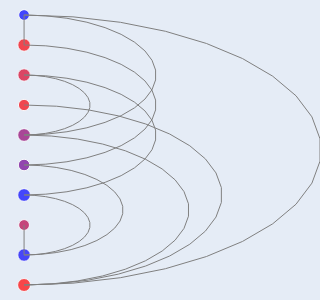

The cell this chart's notebook holds for it:
### Code cell
random.seed(2)
g2 = create_random_sample_graph(10,11)
SemiCircleViewer(g2).draw()

### Figure 1 — Plotly figure (JSON) as saved in the notebook; plotly's stock layout.template omitted (floating-point values rounded to 4 significant figures)
{"data": [{"customdata": [["0", [490, 700, 280], 1760, 2130], ["1", [930, 850, 940], 6900, 8480], ["2", [670, 300, 260], 6720, 7130], ["3", [970, 550, 330], 2690, 8410], ["4", [570, 240, 580], 8110, 4770], ["5", [570, 960, 600], 3150, 3980], ["6", [630, 900, 930], 8090, 2140], ["7", [340, 650, 80], 1870, 5970], ["8", [240, 420, 100], 7310, 2190], ["9", [990, 490, 250], 9340, 8920]], "hovertemplate": "Name: %{customdata[0]}<br>Activations: %{customdata[1]}<br>Parameters: %{customdata[2]}<br>FLOPS: %{customdata[3]}", "marker": {"color": [3.328, 3.928, 3.853, 3.925, 3.679, 3.6, 3.33, 3.776, 3.34, 3.95], "colorscale": [[0, "rgb(0,0,255)"], [1, "rgb(255,0,0)"]], "size": [10.74, 12.52, 12.48, 11.29, 12.73, 11.49, 12.72, 10.82, 12.59, 12.91]}, "mode": "markers", "showlegend": false, "type": "scatter", "x": [0, 0, 0, 0, 0, 0, 0, 0, 0, 0], "y": [0, 1, 2, 3, 4, 5, 6, 7, 8, 9]}, {"hoverinfo": "skip", "hovertemplate": "Connection 0<br>Nodes: 0-1<br><extra></extra>", "line": {"color": "gray", "width": 1}, "mode": "lines", "showlegend": false, "type": "scatter", "x": [0, 0, 0], "y": [0, 0.5, 1]}, {"hoverinfo": "skip", "hovertemplate": "Connection 1<br>Nodes: 0-4<br><extra></extra>", "line": {"color": "gray", "width": 1}, "mode": "lines", "showlegend": false, "type": "scatter", "x": [1.225e-16, 0.3292, 0.6494, 0.9519, 1.228, 1.471, 1.674, 1.832, 1.939, 1.993, 1.993, 1.939, 1.832, 1.674, 1.471, 1.228, 0.9519, 0.6494, 0.3292, 1.225e-16], "y": [4, 3.973, 3.892, 3.759, 3.578, 3.355, 3.094, 2.803, 2.491, 2.165, 1.835, 1.509, 1.197, 0.9061, 0.6454, 0.4217, 0.2411, 0.1084, 0.02728, 0]}, {"hoverinfo": "skip", "hovertemplate": "Connection 2<br>Nodes: 0-9<br><extra></extra>", "line": {"color": "gray", "width": 1}, "mode": "lines", "showlegend": false, "type": "scatter", "x": [2.755e-16, 0.7407, 1.461, 2.142, 2.764, 3.311, 3.767, 4.121, 4.362, 4.485, 4.485, 4.362, 4.121, 3.767, 3.311, 2.764, 2.142, 1.461, 0.7407, 2.755e-16], "y": [9, 8.939, 8.756, 8.458, 8.051, 7.548, 6.961, 6.308, 5.605, 4.872, 4.128, 3.395, 2.692, 2.039, 1.452, 0.9489, 0.5424, 0.2438, 0.06137, 0]}, {"hoverinfo": "skip", "hovertemplate": "Connection 3<br>Nodes: 1-5<br><extra></extra>", "line": {"color": "gray", "width": 1}, "mode": "lines", "showlegend": false, "type": "scatter", "x": [1.225e-16, 0.3292, 0.6494, 0.9519, 1.228, 1.471, 1.674, 1.832, 1.939, 1.993, 1.993, 1.939, 1.832, 1.674, 1.471, 1.228, 0.9519, 0.6494, 0.3292, 1.225e-16], "y": [5, 4.973, 4.892, 4.759, 4.578, 4.355, 4.094, 3.803, 3.491, 3.165, 2.835, 2.509, 2.197, 1.906, 1.645, 1.422, 1.241, 1.108, 1.027, 1]}, {"hoverinfo": "skip", "hovertemplate": "Connection 4<br>Nodes: 2-4<br><extra></extra>", "line": {"color": "gray", "width": 1}, "mode": "lines", "showlegend": false, "type": "scatter", "x": [6.123e-17, 0.1646, 0.3247, 0.4759, 0.6142, 0.7357, 0.8372, 0.9158, 0.9694, 0.9966, 0.9966, 0.9694, 0.9158, 0.8372, 0.7357, 0.6142, 0.4759, 0.3247, 0.1646, 6.123e-17], "y": [4, 3.986, 3.946, 3.879, 3.789, 3.677, 3.547, 3.402, 3.245, 3.083, 2.917, 2.755, 2.598, 2.453, 2.323, 2.211, 2.121, 2.054, 2.014, 2]}, {"hoverinfo": "skip", "hovertemplate": "Connection 5<br>Nodes: 2-6<br><extra></extra>", "line": {"color": "gray", "width": 1}, "mode": "lines", "showlegend": false, "type": "scatter", "x": [1.225e-16, 0.3292, 0.6494, 0.9519, 1.228, 1.471, 1.674, 1.832, 1.939, 1.993, 1.993, 1.939, 1.832, 1.674, 1.471, 1.228, 0.9519, 0.6494, 0.3292, 1.225e-16], "y": [6, 5.973, 5.892, 5.759, 5.578, 5.355, 5.094, 4.803, 4.491, 4.165, 3.835, 3.509, 3.197, 2.906, 2.645, 2.422, 2.241, 2.108, 2.027, 2]}, {"hoverinfo": "skip", "hovertemplate": "Connection 6<br>Nodes: 3-9<br><extra></extra>", "line": {"color": "gray", "width": 1}, "mode": "lines", "showlegend": false, "type": "scatter", "x": [1.837e-16, 0.4938, 0.9741, 1.428, 1.843, 2.207, 2.511, 2.747, 2.908, 2.99, 2.99, 2.908, 2.747, 2.511, 2.207, 1.843, 1.428, 0.9741, 0.4938, 1.837e-16], "y": [9, 8.959, 8.837, 8.638, 8.367, 8.032, 7.641, 7.205, 6.736, 6.248, 5.752, 5.264, 4.795, 4.359, 3.968, 3.633, 3.362, 3.163, 3.041, 3]}, {"hoverinfo": "skip", "hovertemplate": "Connection 7<br>Nodes: 4-9<br><extra></extra>", "line": {"color": "gray", "width": 1}, "mode": "lines", "showlegend": false, "type": "scatter", "x": [1.531e-16, 0.4115, 0.8117, 1.19, 1.536, 1.839, 2.093, 2.289, 2.424, 2.491, 2.491, 2.424, 2.289, 2.093, 1.839, 1.536, 1.19, 0.8117, 0.4115, 1.531e-16], "y": [9, 8.966, 8.865, 8.699, 8.473, 8.193, 7.867, 7.504, 7.114, 6.706, 6.294, 5.886, 5.496, 5.133, 4.807, 4.527, 4.301, 4.135, 4.034, 4]}, {"hoverinfo": "skip", "hovertemplate": "Connection 8<br>Nodes: 5-8<br><extra></extra>", "line": {"color": "gray", "width": 1}, "mode": "lines", "showlegend": false, "type": "scatter", "x": [9.185e-17, 0.2469, 0.487, 0.7139, 0.9213, 1.104, 1.256, 1.374, 1.454, 1.495, 1.495, 1.454, 1.374, 1.256, 1.104, 0.9213, 0.7139, 0.487, 0.2469, 9.185e-17], "y": [8, 7.98, 7.919, 7.819, 7.684, 7.516, 7.32, 7.103, 6.868, 6.624, 6.376, 6.132, 5.897, 5.68, 5.484, 5.316, 5.181, 5.081, 5.02, 5]}, {"hoverinfo": "skip", "hovertemplate": "Connection 9<br>Nodes: 6-8<br><extra></extra>", "line": {"color": "gray", "width": 1}, "mode": "lines", "showlegend": false, "type": "scatter", "x": [6.123e-17, 0.1646, 0.3247, 0.4759, 0.6142, 0.7357, 0.8372, 0.9158, 0.9694, 0.9966, 0.9966, 0.9694, 0.9158, 0.8372, 0.7357, 0.6142, 0.4759, 0.3247, 0.1646, 6.123e-17], "y": [8, 7.986, 7.946, 7.879, 7.789, 7.677, 7.547, 7.402, 7.245, 7.083, 6.917, 6.755, 6.598, 6.453, 6.323, 6.211, 6.121, 6.054, 6.014, 6]}, {"hoverinfo": "skip", "hovertemplate": "Connection 10<br>Nodes: 7-8<br><extra></extra>", "line": {"color": "gray", "width": 1}, "mode": "lines", "showlegend": false, "type": "scatter", "x": [0, 0, 0], "y": [7, 7.5, 8]}], "layout": {"height": 300, "margin": {"b": 0, "l": 0, "r": 0, "t": 0}, "modebar": {"orientation": "v", "remove": ["toimage", "select", "lasso", "zoomin", "zoomout"]}, "width": 300, "xaxis": {"showgrid": false, "tickmode": "array", "tickvals": [], "zeroline": false}, "yaxis": {"range": [9.5, -0.5], "showgrid": false, "tickmode": "array", "tickvals": [], "zeroline": false}}}
